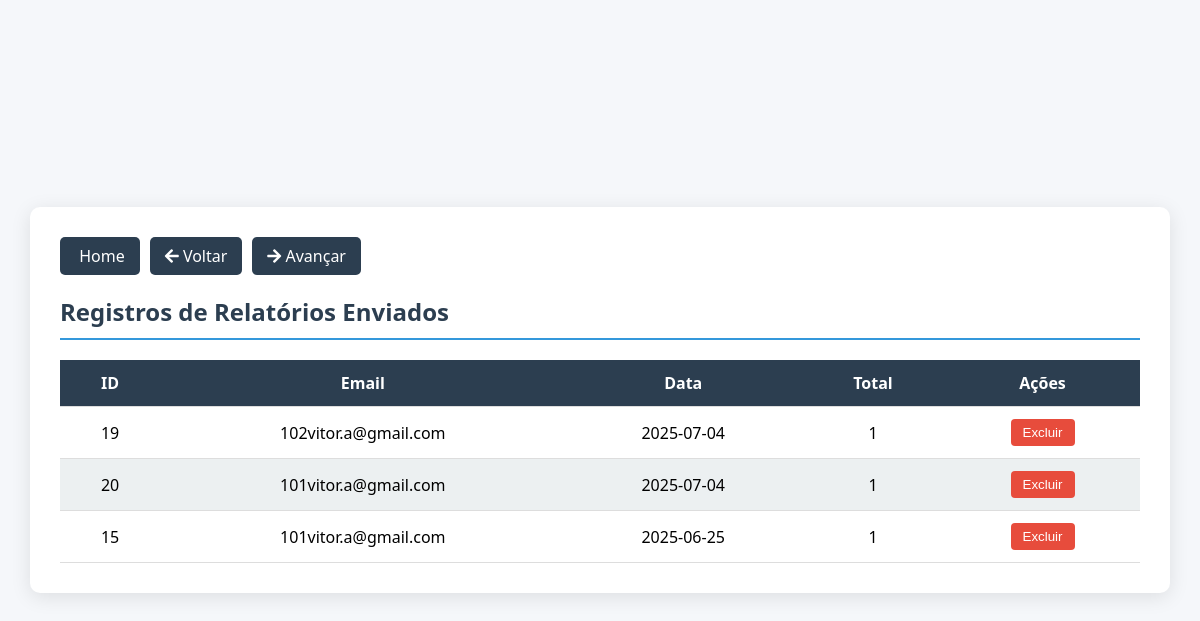
The page /admin_envios.php on the database its author committed.
### tables this page shows
CREATE TABLE `envios` (
  `id` int(11) NOT NULL,
  `email` varchar(255) NOT NULL,
  `data` date NOT NULL,
  `total` int(11) NOT NULL
);

### admin_envios.php (the view, shortened to what this page needs)
<!DOCTYPE html>
<html lang="pt-PT">
<head>
  <link rel="stylesheet" href="https://cdnjs.cloudflare.com/ajax/libs/font-awesome/5.15.3/css/all.min.css">
</head>
<body>
  <div class="container">
    <div class="botao-voltar">
      <a href="index.php" class="btn-voltar">
        <i class="fas fa-house"></i> Home
      </a>
      <a href="admin-dashboard.php" class="btn-voltar">
        <i class="fas fa-arrow-left"></i> Voltar
      </a>
      <a href="admin_utilizadores.php" class="btn-voltar">
        <i class="fas fa-arrow-right"></i> Avançar
      </a>
    </div>
    <h2>Registros de Relatórios Enviados</h2>
    <table>
      <thead>
        <tr>
          <th>ID</th>
          <th>Email</th>
          <th>Data</th>
          <th>Total</th>
          <th>Ações</th>
        </tr>
      </thead>
      <tbody>
        <?php
        $pdo = new PDO("mysql:host=localhost;dbname=vitoraug_PAP_2025", "vitoraug_vitor", "Vi1be2ma3@");
        $stmt = $pdo->query("SELECT id, email, data, total FROM envios ORDER BY data DESC");
        foreach ($stmt as $row): ?>
          <tr>
            <td><?= htmlspecialchars($row['id']) ?></td>
            <td><?= htmlspecialchars($row['email']) ?></td>
            <td><?= htmlspecialchars($row['data']) ?></td>
            <td><?= htmlspecialchars($row['total']) ?></td>
            <td>
              <form method="POST" action="delete_envio.php" onsubmit="return confirm('Tem a certeza que deseja excluir este envio?');">
                <button class="delete-btn" type="submit">Excluir</button>
              </form>
            </td>
          </tr>
        <?php endforeach; ?>
      </tbody>
    </table>
  </div>
</body>
</html>

### admin_envios.php (style rules this page uses)
:root { --primary-color: #2c3e50; --secondary-color: #3498db; --success-color: #27ae60; --danger-color: #e74c3c; --light-color: #ecf0f1; --dark-color: #34495e; --text-color: #333; --border-color: #ddd; }
body { font-family: 'Segoe UI', Tahoma, Geneva, Verdana, sans-serif; background-color: #f5f7fa; margin: 0; padding: 0; display: flex; justify-content: center; align-items: center; min-height: 100vh; }
.container { width: 90%; max-width: 1200px; background: white; padding: 30px; border-radius: 10px; box-shadow: 0 4px 20px rgba(0, 0, 0, 0.1); }
h2 { color: var(--primary-color); border-bottom: 2px solid var(--secondary-color); padding-bottom: 10px; margin-bottom: 20px; }
.botao-voltar { margin-bottom: 20px; display: flex; gap: 10px; flex-wrap: wrap; }
.btn-voltar { background: var(--primary-color); color: white; padding: 8px 15px; text-decoration: none; border-radius: 5px; transition: background 0.3s; }
table { width: 100%; border-collapse: collapse; margin-top: 10px; }
th, td { padding: 12px 15px; text-align: center; border-bottom: 1px solid var(--border-color); }
th { background-color: var(--primary-color); color: white; }
tr:nth-child(even) { background-color: var(--light-color); }
.delete-btn { background-color: var(--danger-color); color: white; padding: 6px 12px; border: none; border-radius: 4px; cursor: pointer; transition: background 0.3s; }

### rows shown on the page
envios: id "19", email "102vitor.a@gmail.com", data "2025-07-04", total "1"
envios: id "20", email "101vitor.a@gmail.com", data "2025-07-04", total "1"
envios: id "15", email "101vitor.a@gmail.com", data "2025-06-25", total "1"
